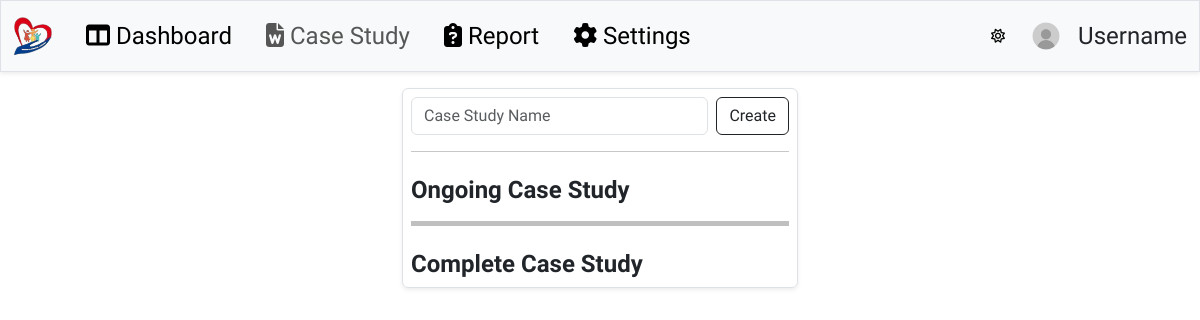
The app's page /Case_Study/index.php, older data.
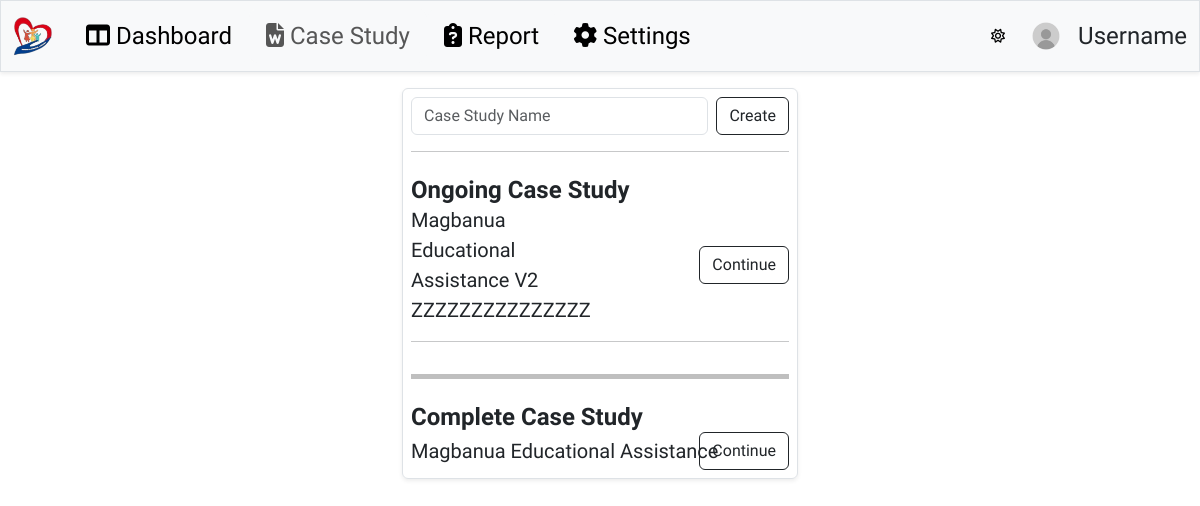
The same page, newer data.
### tables this page shows
CREATE TABLE `tbl_cs` (
  `id` int(11) NOT NULL,
  `cSName` varchar(50) NOT NULL,
  `form_I` tinyint(1) DEFAULT 0,
  `r` int(5) DEFAULT NULL,
  `b` char(5) DEFAULT NULL,
  `form_II` tinyint(1) DEFAULT 0,
  `form_III` tinyint(1) DEFAULT 0,
  `asType` char(5) DEFAULT NULL,
  `form_IV` tinyint(1) DEFAULT 0,
  `form_VI_text` text DEFAULT NULL,
  `form_V` tinyint(1) DEFAULT 0,
  `form_V_text` text DEFAULT NULL,
  `Status` varchar(50) DEFAULT 'Ongoing',
  `tS` timestamp NOT NULL DEFAULT current_timestamp()
);

### Functions/PHP/include/dataFetcher.php (called while the page is built, shortened)
<?php
require_once "../Functions/PHP/connect.php";
try {
$sql = $pdo->query("SELECT id, cSName FROM tbl_cs WHERE Status = 'Ongoing' AND form_V = 0");
$result = $sql->fetchAll(PDO::FETCH_ASSOC);
$sql = $pdo->query("SELECT id, cSName FROM tbl_cs WHERE Status = 'Complete' AND form_V = 1");
$result = $sql->fetchAll(PDO::FETCH_ASSOC);
} catch (PDOException $e) {
    $alert = "Connection Error: ". $e->getMessage();
    ?>
    <script>
        alert(<?php echo json_encode($alert)?>);
    </script>
    <?php
}
?>

### Functions/PHP/include/allCaseStudy.php (the view, shortened to what this page needs)
<?php
if (isset($_SESSION['allCaseStudy']) || !empty($_SESSION['allCaseStudy'])) {
    foreach ($_SESSION['allCaseStudy'] as $a) {
        $name = $a['cSName'] ?? "";
        ?>
        <form method="post" action="./../Functions/PHP/continueCS.php">
            <div class="row">
                <div class="col d-flex align-items-center">
                    <p class="fs-5 m-0"><?php echo htmlspecialchars($name) ?></p>
                </div>
                <div class="col d-flex justify-content-end align-items-center">
                    <button type="submit" class="btn btn-outline-dark">Continue</button>
                </div>
            </div>
            <hr>
        </form>
        <?php
    }
}
?>

### Case_Study/index.php (shortened to what this page needs)
<?php $cd = basename(__DIR__);
include "./../Functions/PHP/include/dataFetcher.php";
?>
<!doctype html>
<html lang="en">
<head>
    <link href="https://cdn.jsdelivr.net/npm/bootstrap@5.3.7/dist/css/bootstrap.min.css" rel="stylesheet"
>
    <link rel="stylesheet" href="./../Assets/Style/Global/style.css">
</head>
<body>
    <?php include "./../Assets/Global/nav.php"; ?>
    <div class="container-fluid pt-3">
        <div class="row">
            <div class="col"></div>
            <div class="col rounded border shadow-sm p-2">
                <form class="d-flex align-items-center justify-content-center" method="POST"
                    action="./../Functions/PHP/createCS.php">
                    <input type="text" class="form-control me-2" minlength="2" maxlength="50"
                        placeholder="Case Study Name" name="csName" id="csName" required>
                    <button type="submit" class="btn btn-outline-dark">Create</button>
                </form>
                <hr>
                <div class="row">
                    <div class="col">
                        <h4 class="m-0 mt-2 user-select-none"><b>Ongoing Case Study</b></h4>
                    </div>
                </div>
                <div class="row">
                    <div class="col">
                        <div class="overflow-x-hidden overflow-y-auto" style="max-height: 30em;">
                            <?php include "./../Functions/PHP/include/allCaseStudy.php" ?>
                        </div>
                    </div>
                </div>
                <hr style="height: 5px; background-color: #000000; border: none;">
                <div class="row">
                    <div class="col">
                        <h4 class="m-0 mt-2 user-select-none"><b>Complete Case Study</b></h4>
                    </div>
                </div>
                <div class="row">
                    <div class="col">
                        <div class="overflow-x-hidden overflow-y-auto" style="max-height: 30em;">
                            <?php include "./../Functions/PHP/include/allCompleteCaseStudy.php" ?>
                        </div>
                    </div>
                </div>
            </div>
            <div class="col"></div>
        </div>
    </div>
</body>
</html>

### Assets/Global/nav.php (shortened to what this page needs)
<nav class="navbar navbar-expand-lg bg-body-tertiary border shadow-sm">
    <div class="container-fluid">
        <img src="../Assets/Image/dswd-logo.png" class="navbar-brand" style="width: 2em; height: 2.5em;">
        <div class="collapse navbar-collapse" id="navbarSupportedContent">
            <ul class="navbar-nav me-auto mb-2 mb-lg-0">
                <li class="nav-item">
                    <a <?php echo ($cd === "Dashboard") ? "class='btn btn-light btn-lg fs-4 disabled'" : "class='btn btn-light btn-lg fs-4'" ?> aria-current="page" title="Dashboard" <?php echo ($cd === "Dashboard") ? "href=''" : "href='../Dashboard/'" ?>><i class="fa-solid fa-table-columns"></i> Dashboard</a>
                </li>
                <li class="nav-item">
                    <a <?php echo ($cd === "Case_Study") ? "class='btn btn-light btn-lg fs-4 disabled'" : "class='btn btn-light btn-lg fs-4'" ?> aria-current="page" title="Case Study" <?php echo ($cd === "Case_Study") ? "href=''" : "href='../Case_Study/'" ?>><i
                            class="fa-solid fa-file-word"></i> Case Study</a>
                </li>
                <li class="nav-item">
                    <a <?php echo ($cd === "Report") ? "class='btn btn-light btn-lg fs-4 disabled'" : "class='btn btn-light btn-lg fs-4'" ?> aria-current="page" title="Report" <?php echo ($cd === "Report") ? "href=''" : "href='../Report/'" ?>><i
                            class="fa-solid fa-clipboard-question"></i> Report</a>
                </li>
                <li class="nav-item">
                    <a <?php echo ($cd === "Settings") ? "class='btn btn-light btn-lg fs-4 disabled'" : "class='btn btn-light btn-lg fs-4'" ?> aria-current="page" title="Settings" <?php echo ($cd === "Settings") ? "href=''" : "href='../Settings/'" ?>><i
                            class="fa-solid fa-gear"></i> Settings</a>
                </li>
            </ul>
            <form class="d-flex align-items-center">
                <button type="button" class="btn btn-light btn-sm rounded-circle ms-1" id="toggleMode"><i
                        class="fa-regular fa-sun"></i></button>
                <img src="../Assets/Image/profile_placeholder.png" class="rounded-circle mx-3"
                    style="width: 2em; height: 2em;">
                <h4 class="m-0">Username</h4>
            </form>
        </div>
    </div>
</nav>

### Functions/PHP/include/allCompleteCaseStudy.php (shortened to what this page needs)
<?php
if (isset($_SESSION['allCompleteCaseStudy']) || !empty($_SESSION['allCompleteCaseStudy'])) {
    foreach ($_SESSION['allCompleteCaseStudy'] as $a) {
        $name = $a['cSName'] ?? "";
        ?>
        <form method="post" action="./../PDF_Maker/">
            <div class="row">
                <div class="col-10 d-flex align-items-center">
                    <p class="fs-5 m-0"><?php echo htmlspecialchars($name) ?></p>
                </div>
                <div class="col-2 d-flex justify-content-end align-items-center">
                    <button type="submit" class="btn btn-outline-dark">Continue</button>
                </div>
            </div>
        </form>
        <?php
    }
}
?>

### Assets/Style/Global/style.css (style rules this page uses)
body { font-family: "Alumni Sans SC", sans-serif; }

Row changes from the older to the newer data that the page shows:
now on this page (row edited): tbl_cs: cSName "Magbanua Educational Assistance V2 ZZZZZZZZZZZZZZZ", shown under "Ongoing Case Study"
now on this page (row edited): tbl_cs: cSName "Magbanua Educational Assistance", shown under "Complete Case Study"
